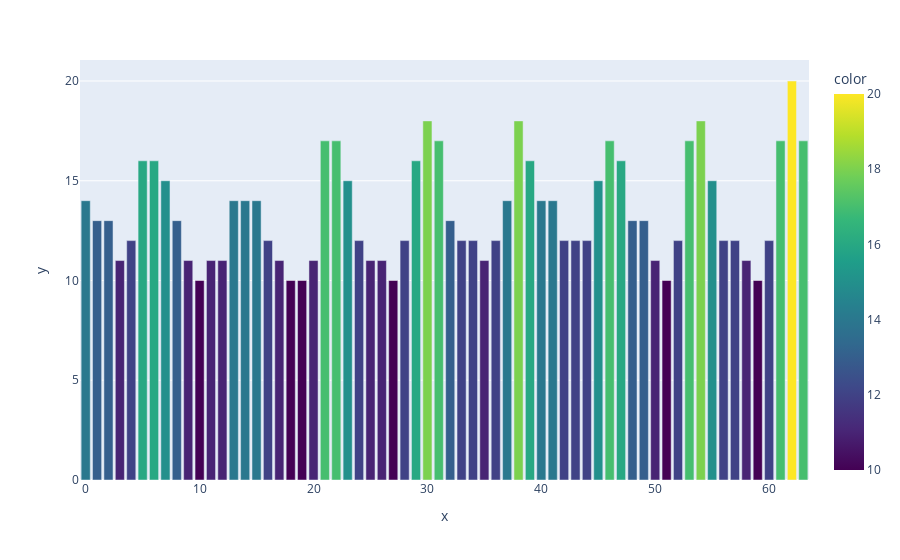

This figure's notebook cell:
### Code cell
# plotly express bar chart
fig = px.bar(x=range(len(temps)), y=temps,
                 color=temps, color_continuous_scale=px.colors.sequential.Viridis)

fig.show()

### Figure 1 — Plotly figure (JSON) as saved in the notebook; plotly's stock layout.template omitted (floating-point values rounded to 4 significant figures)
{"data": [{"alignmentgroup": "True", "hovertemplate": "x=%{x}<br>y=%{y}<br>color=%{marker.color}<extra></extra>", "legendgroup": "", "marker": {"color": [14, 13, 13, 11, 12, 16, 16, 15, 13, 11, 10, 11, 11, 14, 14, 14, 12, 11, 10, 10, 11, 17, 17, 15, 12, 11, 11, 10, 12, 16, 18, 17, 13, 12, 12, 11, 12, 14, 18, 16, 14, 14, 12, 12, 12, 15, 17, 16, 13, 13, 11, 10, 12, 17, 18, 15, 12, 12, 11, 10, 12, 17, 20, 17], "coloraxis": "coloraxis"}, "name": "", "offsetgroup": "", "orientation": "v", "showlegend": false, "textposition": "auto", "type": "bar", "x": [0, 1, 2, 3, 4, 5, 6, 7, 8, 9, 10, 11, 12, 13, 14, 15, 16, 17, 18, 19, 20, 21, 22, 23, 24, 25, 26, 27, 28, 29, 30, 31, 32, 33, 34, 35, 36, 37, 38, 39, 40, 41, 42, 43, 44, 45, 46, 47, 48, 49, 50, 51, 52, 53, 54, 55, 56, 57, 58, 59, 60, 61, 62, 63], "xaxis": "x", "y": [14, 13, 13, 11, 12, 16, 16, 15, 13, 11, 10, 11, 11, 14, 14, 14, 12, 11, 10, 10, 11, 17, 17, 15, 12, 11, 11, 10, 12, 16, 18, 17, 13, 12, 12, 11, 12, 14, 18, 16, 14, 14, 12, 12, 12, 15, 17, 16, 13, 13, 11, 10, 12, 17, 18, 15, 12, 12, 11, 10, 12, 17, 20, 17], "yaxis": "y"}], "layout": {"barmode": "relative", "coloraxis": {"colorbar": {"title": {"text": "color"}}, "colorscale": [[0, "#440154"], [0.1111, "#482878"], [0.2222, "#3e4989"], [0.3333, "#31688e"], [0.4444, "#26828e"], [0.5556, "#1f9e89"], [0.6667, "#35b779"], [0.7778, "#6ece58"], [0.8889, "#b5de2b"], [1, "#fde725"]]}, "legend": {"tracegroupgap": 0}, "margin": {"t": 60}, "xaxis": {"anchor": "y", "domain": [0, 1], "title": {"text": "x"}}, "yaxis": {"anchor": "x", "domain": [0, 1], "title": {"text": "y"}}}}
